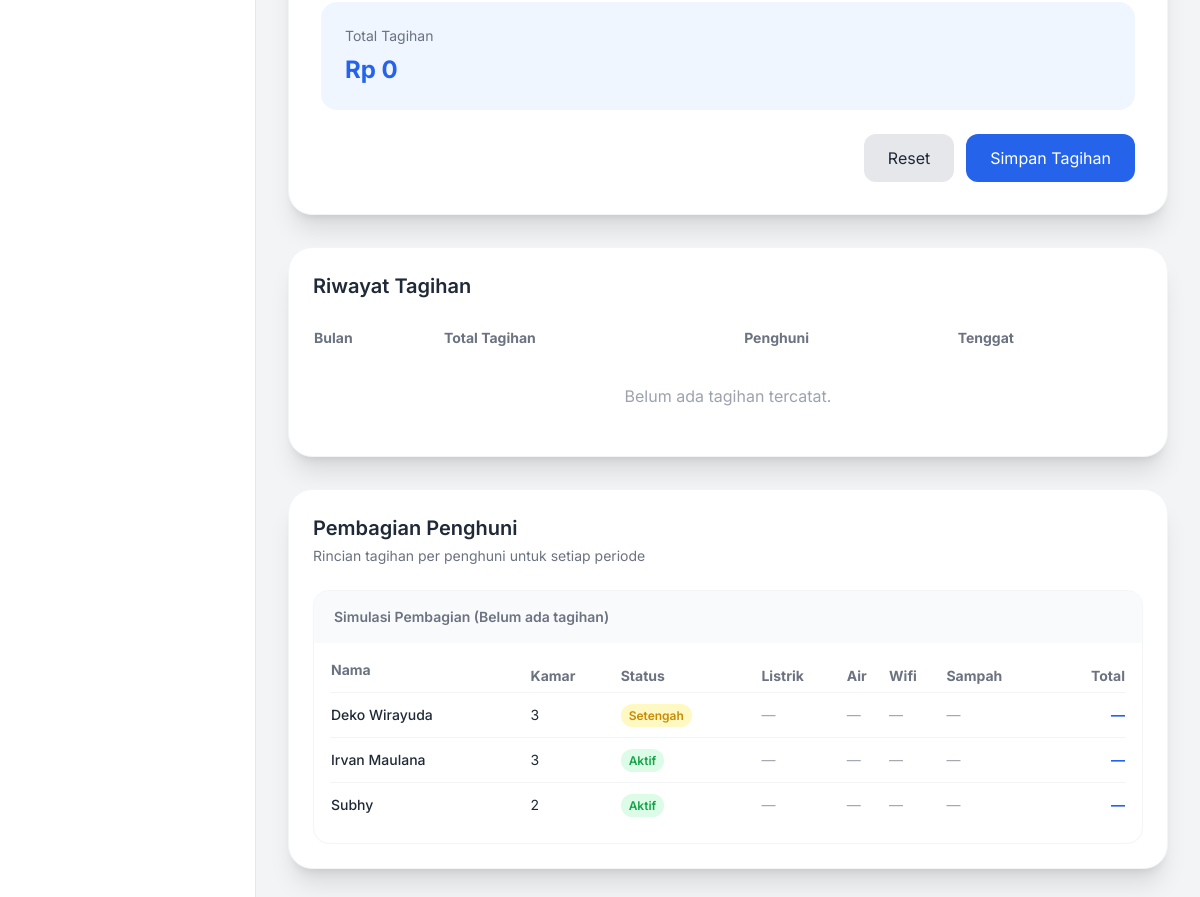
The app's page /tagihan/index.php (lower part), older data.
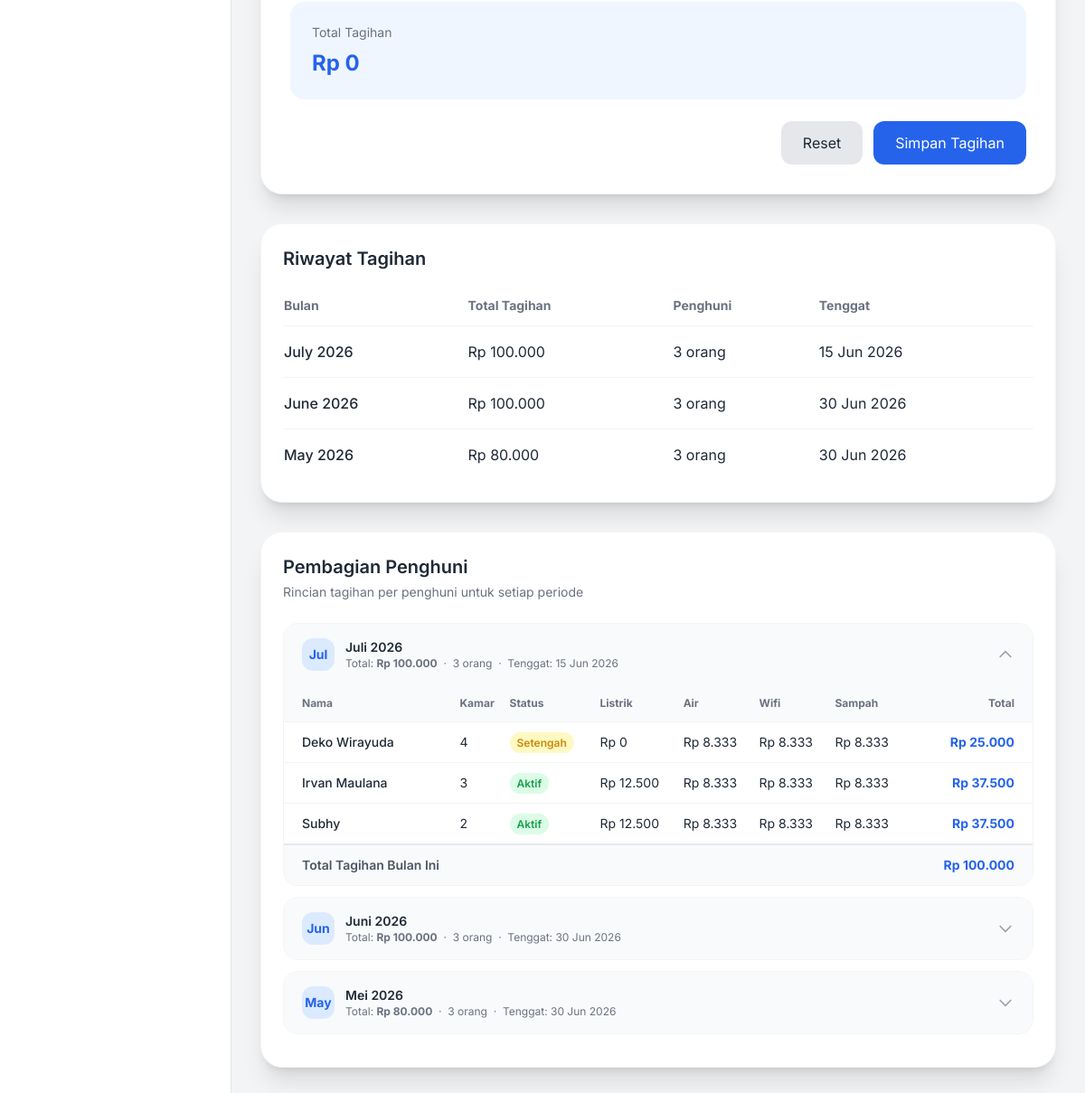
The same page, newer data.
### tables this page shows
CREATE TABLE `penghuni` (
  `no` int(11) NOT NULL,
  `no_kamar` int(11) NOT NULL,
  `nik` varchar(16) NOT NULL,
  `nama_lengkap` varchar(100) NOT NULL,
  `alamat` text NOT NULL,
  `no_hp` varchar(15) NOT NULL,
  `status_kamar` enum('Aktif','Tidak Aktif') DEFAULT 'Aktif',
  `status_pembayaran` enum('Lunas','Menunggak','Belum Lunas') DEFAULT 'Belum Lunas'
);

CREATE TABLE `tagihan_utilitas` (
  `id` int(11) NOT NULL,
  `bulan` varchar(20) NOT NULL,
  `tahun` year(4) NOT NULL,
  `biaya_listrik` decimal(12,2) DEFAULT 0.00,
  `biaya_air` decimal(12,2) DEFAULT 0.00,
  `biaya_wifi` decimal(12,2) DEFAULT 0.00,
  `biaya_sampah` decimal(12,2) DEFAULT 0.00,
  `total_penghuni` int(11) NOT NULL,
  `total_tagihan` decimal(12,2) NOT NULL,
  `total_bobot` decimal(10,2) NOT NULL,
  `tarif_per_bobot` decimal(12,2) NOT NULL,
  `tenggat_pembayaran` date NOT NULL,
  `created_at` timestamp NOT NULL DEFAULT current_timestamp()
);

CREATE TABLE `detail_tagihan` (
  `id` int(11) NOT NULL,
  `tagihan_id` int(11) NOT NULL,
  `penghuni_id` int(11) NOT NULL,
  `bobot` decimal(3,1) NOT NULL,
  `nominal_tagihan` decimal(12,2) NOT NULL,
  `status_bayar` enum('Belum Bayar','Lunas') DEFAULT 'Belum Bayar',
  `tagihan_listrik` decimal(12,2) DEFAULT 0.00,
  `tagihan_wifi` decimal(12,2) DEFAULT 0.00,
  `tagihan_air` decimal(12,2) DEFAULT 0.00,
  `tagihan_sampah` decimal(12,2) DEFAULT 0.00
);

### tagihan/index.php (the view, shortened to what the changed rows need)
<?php
include '../config/koneksi.php';
$qRiwayat = mysqli_query($conn, "
    SELECT * FROM tagihan_utilitas
    ORDER BY tahun DESC, FIELD(bulan,
        'January','February','March','April','May','June',
        'July','August','September','October','November','December') DESC
");
?>
<!DOCTYPE html>
<html lang="id">
<head>
  <script src="https://cdn.tailwindcss.com"></script>
</head>
<body class="bg-gray-100 dark:bg-[#0f0f0f] text-gray-800 dark:text-white">
<div class="ml-64 p-8">
  <div class="bg-white dark:bg-[#111] p-8 rounded-3xl shadow-xl mb-8 border border-gray-100 dark:border-[#1f1f1f]">
    <div class="mt-6 bg-blue-50 dark:bg-[#0b2239] p-6 rounded-2xl">
      <h2 id="total" class="text-2xl font-bold text-blue-600 mt-2">Rp 0</h2>
    </div>
  </div>
  <div class="bg-white dark:bg-[#111] p-6 rounded-3xl shadow-xl mb-8 border border-gray-100 dark:border-[#1f1f1f]">
    <h2 class="text-xl font-semibold mb-4">Riwayat Tagihan</h2>
    <div class="overflow-x-auto">
      <table class="w-full text-left">
        <thead>
          <tr class="text-gray-500 dark:text-gray-400 text-sm">
            <th class="py-3">Bulan</th>
            <th>Total Tagihan</th>
            <th>Penghuni</th>
            <th>Tenggat</th>
          </tr>
        </thead>
        <tbody id="listTagihan">
          <?php if (mysqli_num_rows($qRiwayat) === 0): ?>
          <tr>
            <td colspan="4" class="py-6 text-center text-gray-400">
              Belum ada tagihan tercatat.
            </td>
          </tr>
          <?php else: ?>
          <?php while ($t = mysqli_fetch_assoc($qRiwayat)): ?>
          <tr class="border-t border-gray-100 dark:border-[#222] hover:bg-gray-50 dark:hover:bg-[#1a1a1a] transition">
            <td class="py-4 font-medium">
              <?= $t['bulan'] . ' ' . $t['tahun'] ?>
            </td>
            <td>
              Rp <?= number_format($t['total_tagihan'], 0, ',', '.') ?>
            </td>
            <td>
              <?= $t['total_penghuni'] ?> orang
            </td>
            <td>
              <?= date('d M Y', strtotime($t['tenggat_pembayaran'])) ?>
            </td>
          </tr>
          <?php endwhile; ?>
          <?php endif; ?>
        </tbody>
      </table>
    </div>
  </div>
  <div class="bg-white dark:bg-[#111] p-6 rounded-3xl shadow-xl border border-gray-100 dark:border-[#1f1f1f]">
    <div class="mb-6">
      <h2 class="text-xl font-semibold">Pembagian Penghuni</h2>
    </div>
    <?php
    $qSemuaTagihan = mysqli_query($conn, "
      SELECT * FROM tagihan_utilitas
      ORDER BY tahun DESC, FIELD(bulan,
        'January','February','March','April','May','June',
        'July','August','September','October','November','December') DESC
    ");
    $bulanLabel = [
      'January'=>'Januari','February'=>'Februari','March'=>'Maret',
      'April'=>'April','May'=>'Mei','June'=>'Juni','July'=>'Juli',
      'August'=>'Agustus','September'=>'September','October'=>'Oktober',
      'November'=>'November','December'=>'Desember'
    ];
    if (mysqli_num_rows($qSemuaTagihan) === 0):
      $queryPenghuni = mysqli_query($conn, "SELECT * FROM penghuni ORDER BY status_kamar DESC, nama_lengkap ASC");
    ?>
      <div class="border border-gray-100 dark:border-[#222] rounded-2xl overflow-hidden">
        <div class="bg-gray-50 dark:bg-[#1a1a1a] px-5 py-4 flex items-center gap-3">
          <span class="text-sm font-semibold text-gray-500">Simulasi Pembagian (Belum ada tagihan)</span>
        </div>
        <div class="overflow-x-auto p-4">
          <table class="w-full text-left text-sm">
            <thead>
              <tr class="text-gray-500 dark:text-gray-400">
                <th class="pb-3">Nama</th><th>Kamar</th><th>Status</th>
                <th>Listrik</th><th>Air</th><th>Wifi</th><th>Sampah</th>
                <th class="text-right">Total</th>
              </tr>
            </thead>
            <tbody>
              <?php while ($p = mysqli_fetch_assoc($queryPenghuni)):
                $bobot = ($p['status_kamar'] === 'Aktif') ? 1 : 0.5;
              ?>
              <tr class="penghuni-row border-t border-gray-100 dark:border-[#222]"
                  data-status="<?= $p['status_kamar'] ?>"
                  data-bobot="<?= $bobot ?>">
                <td class="py-3 font-medium"><?= htmlspecialchars($p['nama_lengkap']) ?></td>
                <td><?= $p['no_kamar'] ?></td>
                <td>
                  <?php if ($p['status_kamar'] === 'Aktif'): ?>
                    <span class="px-2 py-1 rounded-full text-xs bg-green-100 text-green-600 font-semibold">Aktif</span>
                  <?php else: ?>
                    <span class="px-2 py-1 rounded-full text-xs bg-yellow-100 text-yellow-600 font-semibold">Setengah</span>
                  <?php endif; ?>
                </td>
                <td class="nominal-listrik text-gray-400">—</td>
                <td class="nominal-air text-gray-400">—</td>
                <td class="nominal-wifi text-gray-400">—</td>
                <td class="nominal-sampah text-gray-400">—</td>
                <td class="font-bold text-right text-blue-600 nominal-tagihan">—</td>
              </tr>
              <?php endwhile; ?>
            </tbody>
          </table>
        </div>
      </div>
    <?php
    else:
      $isFirst = true;
      while ($tgh = mysqli_fetch_assoc($qSemuaTagihan)):
        $tId      = $tgh['id'];
        $tBulan   = $bulanLabel[$tgh['bulan']] ?? $tgh['bulan'];
        $tTahun   = $tgh['tahun'];
        $tTotal   = floatval($tgh['total_tagihan']);
        $tTenggat = date('d M Y', strtotime($tgh['tenggat_pembayaran']));
        $panelId  = 'panel-' . $tId;
        $qDet = mysqli_query($conn, "
          SELECT dt.*, p.nama_lengkap, p.no_kamar, p.status_kamar
          FROM detail_tagihan dt
          JOIN penghuni p ON dt.penghuni_id = p.no
          WHERE dt.tagihan_id = $tId
          ORDER BY p.status_kamar DESC, p.nama_lengkap ASC
        ");
    ?>
    <div class="border border-gray-100 dark:border-[#222] rounded-2xl overflow-hidden mb-3">
      <button type="button"
        onclick="togglePanel('<?= $panelId ?>')"
        class="w-full flex items-center justify-between px-5 py-4 bg-gray-50 dark:bg-[#1a1a1a] hover:bg-gray-100 dark:hover:bg-[#222] transition text-left">
        <div class="flex items-center gap-3">
          <span class="w-9 h-9 rounded-xl bg-blue-100 dark:bg-blue-900 text-blue-600 dark:text-blue-300 flex items-center justify-center text-sm font-bold">
            <?= substr($tgh['bulan'], 0, 3) ?>
          </span>
          <div>
            <p class="font-semibold text-sm"><?= $tBulan . ' ' . $tTahun ?></p>
            <p class="text-xs text-gray-500 dark:text-gray-400">
              Total: <strong>Rp <?= number_format($tTotal, 0, ',', '.') ?></strong>
              &nbsp;·&nbsp; <?= $tgh['total_penghuni'] ?> orang
              &nbsp;·&nbsp; Tenggat: <?= $tTenggat ?>
            </p>
          </div>
        </div>
        <svg id="icon-<?= $panelId ?>"
          class="w-5 h-5 text-gray-400 transition-transform duration-200 <?= $isFirst ? 'rotate-180' : '' ?>"
          fill="none" stroke="currentColor" viewBox="0 0 24 24">
          <path stroke-linecap="round" stroke-linejoin="round" stroke-width="2" d="M19 9l-7 7-7-7"/>
        </svg>
      </button>
      <div id="<?= $panelId ?>" class="<?= $isFirst ? '' : 'hidden' ?> overflow-x-auto">
        <?php if (!$qDet || mysqli_num_rows($qDet) === 0): ?>
          <p class="px-5 py-4 text-sm text-gray-400">Tidak ada data detail penghuni untuk periode ini.</p>
        <?php else: ?>
        <table class="w-full text-left text-sm">
          <thead>
            <tr class="text-gray-500 dark:text-gray-400 text-xs bg-gray-50 dark:bg-[#0d0d0d]">
              <th class="px-5 py-3">Nama</th>
              <th class="py-3">Kamar</th>
              <th class="py-3">Status</th>
              <th class="py-3">Listrik</th>
              <th class="py-3">Air</th>
              <th class="py-3">Wifi</th>
              <th class="py-3">Sampah</th>
              <th class="py-3 text-right pr-5">Total</th>
            </tr>
          </thead>
          <tbody>
            <?php while ($det = mysqli_fetch_assoc($qDet)): ?>
            <tr class="border-t border-gray-100 dark:border-[#1a1a1a] hover:bg-gray-50 dark:hover:bg-[#1a1a1a] transition">
              <td class="px-5 py-3 font-medium"><?= htmlspecialchars($det['nama_lengkap']) ?></td>
              <td class="py-3"><?= $det['no_kamar'] ?></td>
              <td class="py-3">
                <?php if ($det['status_kamar'] === 'Aktif'): ?>
                  <span class="px-2 py-1 rounded-full text-xs bg-green-100 text-green-600 font-semibold">Aktif</span>
                <?php else: ?>
                  <span class="px-2 py-1 rounded-full text-xs bg-yellow-100 text-yellow-600 font-semibold">Setengah</span>
                <?php endif; ?>
              </td>
              <td class="py-3">Rp <?= number_format(floatval($det['tagihan_listrik']), 0, ',', '.') ?></td>
              <td class="py-3">Rp <?= number_format(floatval($det['tagihan_air']),     0, ',', '.') ?></td>
              <td class="py-3">Rp <?= number_format(floatval($det['tagihan_wifi']),    0, ',', '.') ?></td>
              <td class="py-3">Rp <?= number_format(floatval($det['tagihan_sampah']),  0, ',', '.') ?></td>
              <td class="py-3 font-bold text-right text-blue-600 pr-5">
                Rp <?= number_format(floatval($det['nominal_tagihan']), 0, ',', '.') ?>
              </td>
            </tr>
            <?php endwhile; ?>
          </tbody>
          <tfoot>
            <tr class="border-t-2 border-gray-200 dark:border-[#333] bg-gray-50 dark:bg-[#0d0d0d]">
              <td colspan="7" class="px-5 py-3 text-sm font-semibold text-gray-600 dark:text-gray-300">Total Tagihan Bulan Ini</td>
              <td class="py-3 font-bold text-right text-blue-600 pr-5">
                Rp <?= number_format($tTotal, 0, ',', '.') ?>
              </td>
            </tr>
          </tfoot>
        </table>
        <?php endif; ?>
      </div>
    </div>
    <?php
        $isFirst = false;
      endwhile;
    endif;
    ?>
  </div>
</div>
</body>
</html>

Row changes from the older to the newer data that the page shows:
no longer on this page (row edited): penghuni: nama_lengkap "Deko Wirayuda", no_kamar "3", status_kamar "Setengah"
no longer on this page (row edited): penghuni: nama_lengkap "Irvan Maulana", no_kamar "3", status_kamar "Aktif"
no longer on this page (row edited): penghuni: nama_lengkap "Subhy", no_kamar "2", status_kamar "Aktif"
added tagihan_utilitas: bulan "July", tahun "2026", total_tagihan "100.000", total_penghuni "3", tenggat_pembayaran "15 Jun 2026", bulan "Jul", bulan "Juli"
added tagihan_utilitas: bulan "June", tahun "2026", total_tagihan "100.000", total_penghuni "3", tenggat_pembayaran "30 Jun 2026", bulan "Jun", bulan "Juni"
added tagihan_utilitas: bulan "May", tahun "2026", total_tagihan "80.000", total_penghuni "3", tenggat_pembayaran "30 Jun 2026", bulan "Mei"
added detail_tagihan: penghuni.nama_lengkap "Deko Wirayuda", penghuni.no_kamar "4", shows "Setengah", tagihan_listrik "0", tagihan_air "8.333", tagihan_wifi "8.333", tagihan_sampah "8.333", nominal_tagihan "25.000"
added detail_tagihan: penghuni.nama_lengkap "Irvan Maulana", penghuni.no_kamar "3", shows "Aktif", tagihan_listrik "12.500", tagihan_air "8.333", tagihan_wifi "8.333", tagihan_sampah "8.333", nominal_tagihan "37.500"
added detail_tagihan: penghuni.nama_lengkap "Subhy", penghuni.no_kamar "2", shows "Aktif", tagihan_listrik "12.500", tagihan_air "8.333", tagihan_wifi "8.333", tagihan_sampah "8.333", nominal_tagihan "37.500"
Text that changed along with them:
text no longer shown: "Belum ada tagihan tercatat. Simulasi Pembagian (Belum ada tagihan) Nama Kamar Status Listrik Air Wifi Sampah Total"
